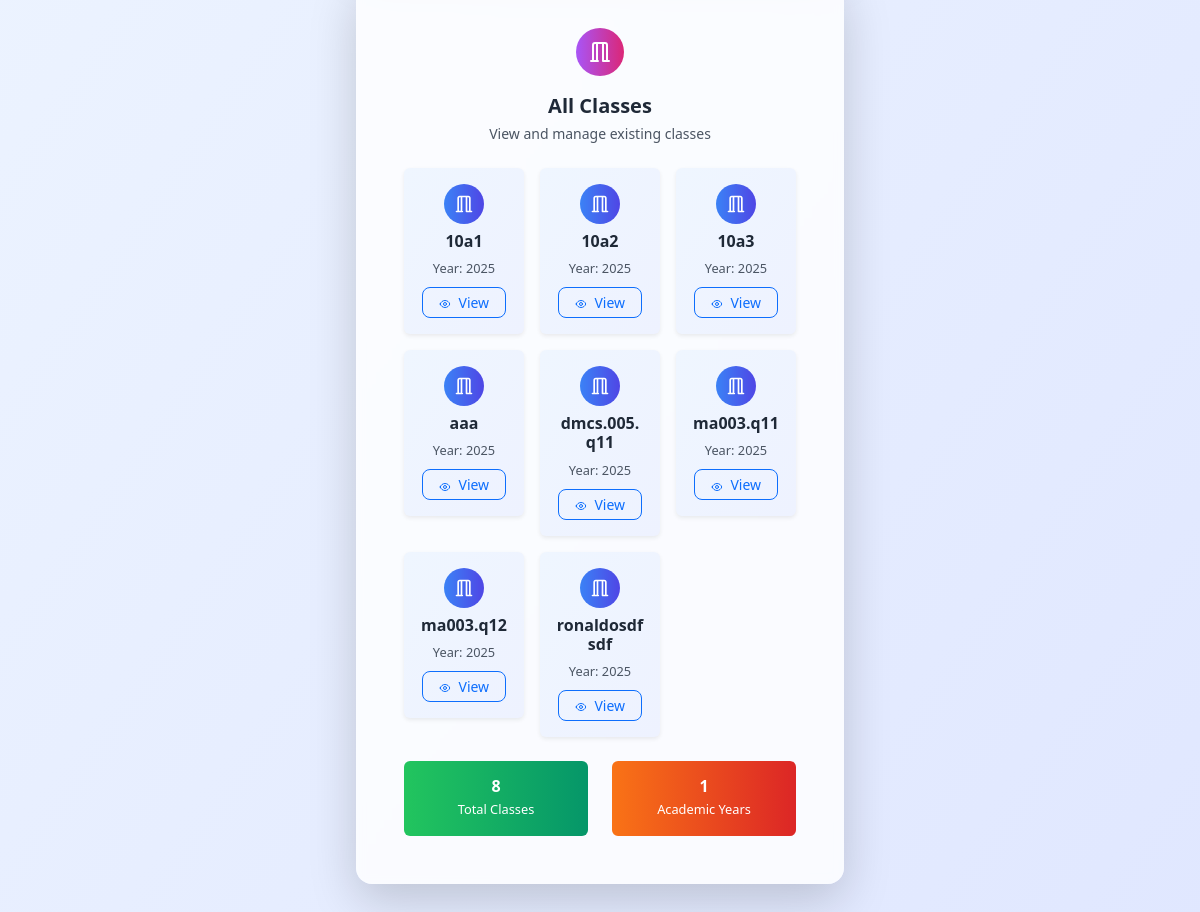
The page / (signed in, lower part) on the database as committed earlier.
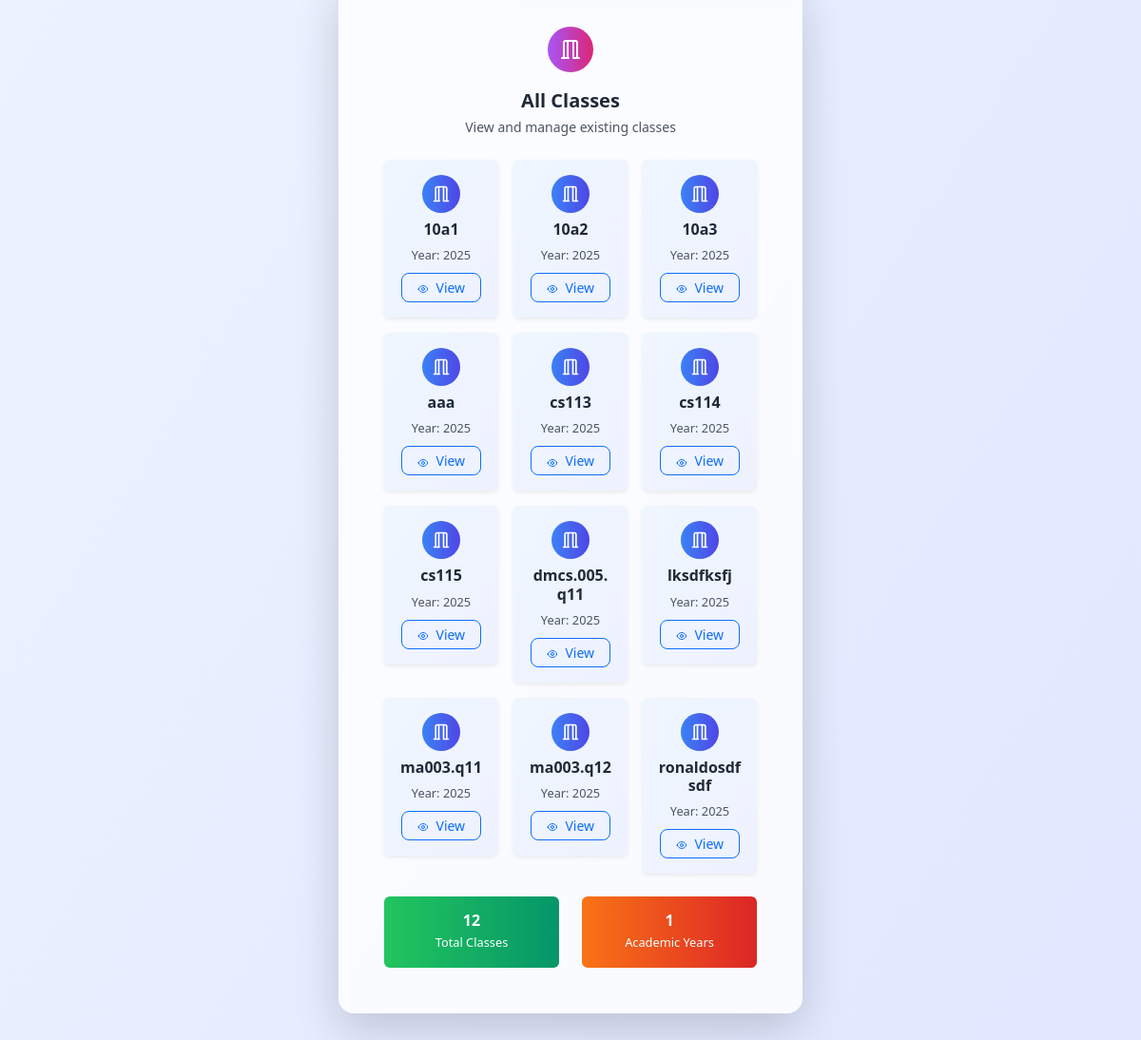
The same page on the database as committed later.
### tables this page shows
CREATE TABLE classes (class_name text not null, started_year integer not null, primary key (class_name,started_year));

### main.py (the view)
@app.route('/', methods=['GET','POST'])
def serve_main():
    if 'id' in session:
        if session['id'] != admin_id:
            db=get_db()
            user_data=db.execute("select * from student_to_classes where id = ?",(session['id'],)).fetchall()
            return render_template('personal.html',user_data=user_data)
        db = get_db()
        classes_list = db.execute("SELECT * FROM classes ORDER BY started_year DESC, class_name ASC")
        classes_list = classes_list.fetchall()
        db.close()
        return render_template('index.html', classes_list=classes_list)
    else:
        return redirect(url_for('login'))

### main.py (called while the page is built)
def get_db():
    conn = sqlite3.connect(database_path)
    conn.row_factory = sqlite3.Row
    return conn

### templates/index.html (shortened to what the changed rows need)
<!DOCTYPE html>
<html lang="en">
<head>
    <link href="https://cdn.jsdelivr.net/npm/bootstrap@5.3.0/dist/css/bootstrap.min.css" rel="stylesheet">
    <script src="https://cdn.tailwindcss.com"></script>
</head>
<body class="bg-gradient-to-br from-blue-50 to-indigo-100 min-h-screen">
    <div class="container py-5">
        <div class="row justify-content-center">
            <div class="col-lg-8 col-xl-6">
                <div class="card shadow-lg border-0 rounded-4 bg-white/80 backdrop-blur-sm mb-4">
                    <div class="card-body p-5">
                        {% if classes_list %}
                        <div class="row g-3">
                            {% for class in classes_list %}
                            <div class="col-md-6 col-lg-4">
                                <div class="card bg-gradient-to-br from-blue-50 to-indigo-50 border-0 shadow-sm hover:shadow-md transition-all duration-200">
                                    <div class="card-body text-center p-3">
                                        <div class="bg-gradient-to-r from-blue-500 to-indigo-600 w-10 h-10 rounded-full mx-auto mb-2 flex items-center justify-center">
                                            <svg class="w-5 h-5 text-white" fill="none" stroke="currentColor" viewBox="0 0 24 24">
                                                <path stroke-linecap="round" stroke-linejoin="round" stroke-width="2" d="M19 21V5a2 2 0 00-2-2H7a2 2 0 00-2 2v16m14 0h2m-2 0h-4m-5 0H3m2 0h4M9 3v18m6-18v18"/>
                                            </svg>
                                        </div>
                                        <h6 class="card-title font-bold text-gray-800 mb-1">{{ class.class_name }}</h6>
                                        <small class="text-gray-600">Year: {{ class.started_year }}</small>
                                        <div class="mt-2">
                                            <a href="/viewcl?name={{ class.class_name }}&year={{ class.started_year }}"
                                               class="btn btn-sm btn-outline-primary rounded-3 px-3 text-decoration-none">
                                                View
                                            </a>
                                        </div>
                                    </div>
                                </div>
                            </div>
                            {% endfor %}
                        </div>
                        <div class="row mt-4">
                            <div class="col-md-6">
                                <div class="card bg-gradient-to-r from-green-500 to-emerald-600 text-white border-0">
                                    <div class="card-body text-center py-3">
                                        <h4 class="card-title font-bold mb-0">{{ classes_list|length }}</h4>
                                        <small>Total Classes</small>
                                    </div>
                                </div>
                            </div>
                            <div class="col-md-6">
                                <div class="card bg-gradient-to-r from-orange-500 to-red-600 text-white border-0">
                                    <div class="card-body text-center py-3">
                                        <h4 class="card-title font-bold mb-0">{{ classes_list|map(attribute='started_year')|unique|list|length }}</h4>
                                        <small>Academic Years</small>
                                    </div>
                                </div>
                            </div>
                        </div>
                        {% endif %}
                    </div>
                </div>
            </div>
        </div>
    </div>
</body>
</html>

Rows that differ between the two databases and show on the page:
added classes: class_name "cs113", started_year "2025"
added classes: class_name "cs114", started_year "2025"
added classes: class_name "cs115", started_year "2025"
added classes: class_name "lksdfksfj", started_year "2025"
Other text that changed with them:
{{ classes_list|length }}: "8" → "12"
